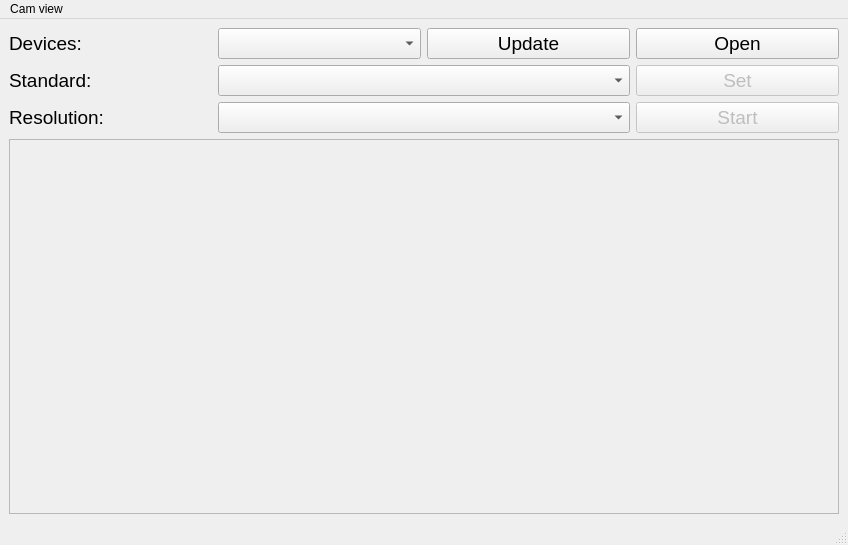
<?xml version="1.0" encoding="UTF-8"?>
<ui version="4.0">
 <class>v4lcamera</class>
 <widget class="QMainWindow" name="v4lcamera">
  <property name="geometry">
   <rect>
    <x>0</x>
    <y>0</y>
    <width>848</width>
    <height>545</height>
   </rect>
  </property>
  <property name="windowTitle">
   <string>MainWindow</string>
  </property>
  <widget class="QWidget" name="centralwidget">
   <layout class="QGridLayout" name="gridLayout_3">
    <item row="1" column="0">
     <widget class="QScrollArea" name="scrollArea">
      <property name="widgetResizable">
       <bool>true</bool>
      </property>
      <widget class="QWidget" name="scrollAreaWidgetContents_3">
       <property name="geometry">
        <rect>
         <x>0</x>
         <y>0</y>
         <width>828</width>
         <height>374</height>
        </rect>
       </property>
       <layout class="QGridLayout" name="gridLayout_4">
        <item row="0" column="0">
         <layout class="QGridLayout" name="gridLayout">
          <item row="0" column="0">
           <widget class="QLabel" name="labelbackimage">
            <property name="text">
             <string/>
            </property>
            <property name="scaledContents">
             <bool>true</bool>
            </property>
           </widget>
          </item>
         </layout>
        </item>
       </layout>
      </widget>
     </widget>
    </item>
    <item row="0" column="0">
     <layout class="QGridLayout" name="gridLayout_2">
      <item row="0" column="0">
       <widget class="QLabel" name="label">
        <property name="font">
         <font>
          <pointsize>14</pointsize>
         </font>
        </property>
        <property name="text">
         <string>Devices:</string>
        </property>
        <property name="scaledContents">
         <bool>false</bool>
        </property>
       </widget>
      </item>
      <item row="3" column="0">
       <widget class="QLabel" name="label_3">
        <property name="font">
         <font>
          <pointsize>14</pointsize>
         </font>
        </property>
        <property name="text">
         <string>Resolution:</string>
        </property>
       </widget>
      </item>
      <item row="3" column="1" colspan="2">
       <widget class="QComboBox" name="comboBox_resolution_list">
        <property name="font">
         <font>
          <pointsize>14</pointsize>
         </font>
        </property>
        <property name="currentText">
         <string/>
        </property>
       </widget>
      </item>
      <item row="0" column="3">
       <widget class="QPushButton" name="pushButton_open_device">
        <property name="font">
         <font>
          <pointsize>14</pointsize>
         </font>
        </property>
        <property name="text">
         <string>Open</string>
        </property>
       </widget>
      </item>
      <item row="0" column="1">
       <widget class="QComboBox" name="comboBox_device_list">
        <property name="font">
         <font>
          <pointsize>14</pointsize>
         </font>
        </property>
        <property name="currentText">
         <string/>
        </property>
       </widget>
      </item>
      <item row="2" column="0">
       <widget class="QLabel" name="label_2">
        <property name="font">
         <font>
          <pointsize>14</pointsize>
         </font>
        </property>
        <property name="text">
         <string>Standard:</string>
        </property>
       </widget>
      </item>
      <item row="0" column="2">
       <widget class="QPushButton" name="pushButton_update_devicelist">
        <property name="font">
         <font>
          <pointsize>14</pointsize>
         </font>
        </property>
        <property name="text">
         <string>Update</string>
        </property>
       </widget>
      </item>
      <item row="2" column="1" colspan="2">
       <widget class="QComboBox" name="comboBox_standaard_list">
        <property name="font">
         <font>
          <pointsize>14</pointsize>
         </font>
        </property>
        <property name="currentText">
         <string/>
        </property>
       </widget>
      </item>
      <item row="2" column="3">
       <widget class="QPushButton" name="pushButton_set_resolution">
        <property name="enabled">
         <bool>false</bool>
        </property>
        <property name="font">
         <font>
          <pointsize>14</pointsize>
         </font>
        </property>
        <property name="text">
         <string>Set</string>
        </property>
       </widget>
      </item>
      <item row="3" column="3">
       <widget class="QPushButton" name="pushButton_start">
        <property name="enabled">
         <bool>false</bool>
        </property>
        <property name="font">
         <font>
          <pointsize>14</pointsize>
         </font>
        </property>
        <property name="text">
         <string>Start</string>
        </property>
       </widget>
      </item>
     </layout>
    </item>
   </layout>
  </widget>
  <widget class="QMenuBar" name="menubar">
   <property name="geometry">
    <rect>
     <x>0</x>
     <y>0</y>
     <width>848</width>
     <height>19</height>
    </rect>
   </property>
   <widget class="QMenu" name="menuA_zxcfv">
    <property name="title">
     <string>Cam view</string>
    </property>
   </widget>
   <addaction name="menuA_zxcfv"/>
  </widget>
  <widget class="QStatusBar" name="statusbar"/>
 </widget>
 <resources/>
 <connections/>
</ui>
